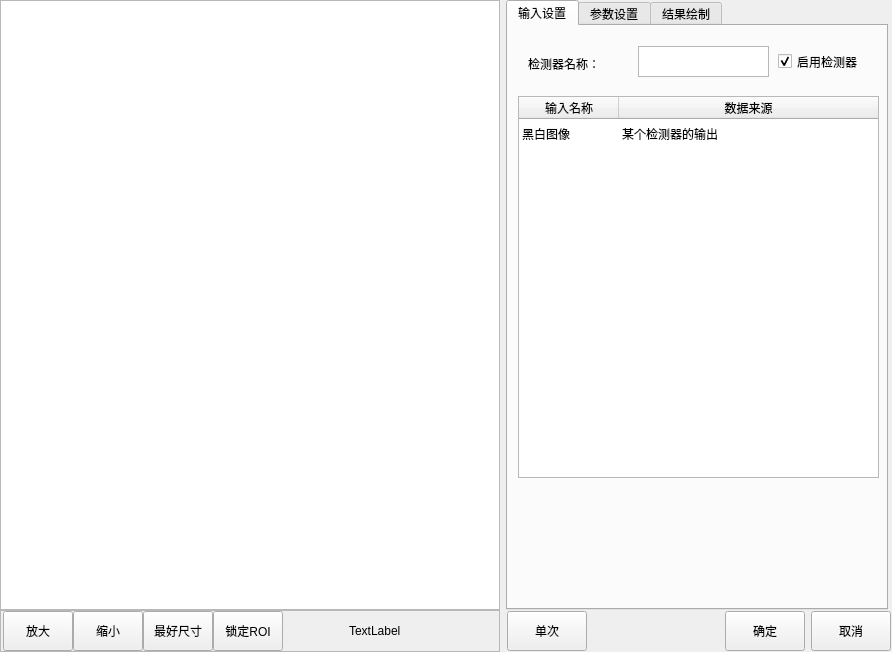
<?xml version="1.0" encoding="UTF-8"?>
<ui version="4.0">
 <class>CMvCannyEdgeExtracting</class>
 <widget class="QWidget" name="CMvCannyEdgeExtracting">
  <property name="geometry">
   <rect>
    <x>0</x>
    <y>0</y>
    <width>892</width>
    <height>652</height>
   </rect>
  </property>
  <property name="windowTitle">
   <string>Canny边缘提取</string>
  </property>
  <layout class="QHBoxLayout" name="horizontalLayout_3">
   <property name="leftMargin">
    <number>0</number>
   </property>
   <property name="topMargin">
    <number>0</number>
   </property>
   <property name="rightMargin">
    <number>0</number>
   </property>
   <property name="bottomMargin">
    <number>0</number>
   </property>
   <item>
    <layout class="QVBoxLayout" name="verticalLayout">
     <property name="spacing">
      <number>0</number>
     </property>
     <item>
      <widget class="QGraphicsView" name="graphicsView_mainImage">
       <property name="minimumSize">
        <size>
         <width>500</width>
         <height>600</height>
        </size>
       </property>
      </widget>
     </item>
     <item>
      <widget class="QFrame" name="frame">
       <property name="minimumSize">
        <size>
         <width>0</width>
         <height>42</height>
        </size>
       </property>
       <property name="maximumSize">
        <size>
         <width>16777215</width>
         <height>42</height>
        </size>
       </property>
       <property name="frameShape">
        <enum>QFrame::StyledPanel</enum>
       </property>
       <property name="frameShadow">
        <enum>QFrame::Raised</enum>
       </property>
       <layout class="QHBoxLayout" name="horizontalLayout">
        <property name="spacing">
         <number>0</number>
        </property>
        <property name="leftMargin">
         <number>2</number>
        </property>
        <property name="topMargin">
         <number>0</number>
        </property>
        <property name="rightMargin">
         <number>0</number>
        </property>
        <property name="bottomMargin">
         <number>0</number>
        </property>
        <item>
         <widget class="QPushButton" name="pushButton_zoomIn">
          <property name="minimumSize">
           <size>
            <width>70</width>
            <height>40</height>
           </size>
          </property>
          <property name="maximumSize">
           <size>
            <width>70</width>
            <height>40</height>
           </size>
          </property>
          <property name="text">
           <string>放大</string>
          </property>
         </widget>
        </item>
        <item>
         <widget class="QPushButton" name="pushButton_zoomOut">
          <property name="minimumSize">
           <size>
            <width>70</width>
            <height>40</height>
           </size>
          </property>
          <property name="maximumSize">
           <size>
            <width>70</width>
            <height>40</height>
           </size>
          </property>
          <property name="text">
           <string>缩小</string>
          </property>
         </widget>
        </item>
        <item>
         <widget class="QPushButton" name="pushButton_zoomBest">
          <property name="minimumSize">
           <size>
            <width>70</width>
            <height>40</height>
           </size>
          </property>
          <property name="maximumSize">
           <size>
            <width>70</width>
            <height>40</height>
           </size>
          </property>
          <property name="text">
           <string>最好尺寸</string>
          </property>
         </widget>
        </item>
        <item>
         <widget class="QPushButton" name="pushButton_lockRoiMove">
          <property name="minimumSize">
           <size>
            <width>70</width>
            <height>40</height>
           </size>
          </property>
          <property name="maximumSize">
           <size>
            <width>70</width>
            <height>40</height>
           </size>
          </property>
          <property name="text">
           <string>锁定ROI</string>
          </property>
         </widget>
        </item>
        <item>
         <spacer name="horizontalSpacer">
          <property name="orientation">
           <enum>Qt::Horizontal</enum>
          </property>
          <property name="sizeHint" stdset="0">
           <size>
            <width>63</width>
            <height>20</height>
           </size>
          </property>
         </spacer>
        </item>
        <item>
         <widget class="QLabel" name="label_mousePos">
          <property name="minimumSize">
           <size>
            <width>150</width>
            <height>40</height>
           </size>
          </property>
          <property name="maximumSize">
           <size>
            <width>150</width>
            <height>40</height>
           </size>
          </property>
          <property name="text">
           <string>TextLabel</string>
          </property>
         </widget>
        </item>
       </layout>
      </widget>
     </item>
    </layout>
   </item>
   <item>
    <layout class="QVBoxLayout" name="verticalLayout_2">
     <property name="spacing">
      <number>0</number>
     </property>
     <item>
      <widget class="QTabWidget" name="tabWidget">
       <property name="minimumSize">
        <size>
         <width>382</width>
         <height>602</height>
        </size>
       </property>
       <property name="maximumSize">
        <size>
         <width>380</width>
         <height>16777215</height>
        </size>
       </property>
       <property name="currentIndex">
        <number>0</number>
       </property>
       <widget class="QWidget" name="tab">
        <attribute name="title">
         <string>输入设置</string>
        </attribute>
        <widget class="QTableWidget" name="tableWidget_input">
         <property name="geometry">
          <rect>
           <x>10</x>
           <y>70</y>
           <width>361</width>
           <height>382</height>
          </rect>
         </property>
         <property name="minimumSize">
          <size>
           <width>361</width>
           <height>382</height>
          </size>
         </property>
         <property name="maximumSize">
          <size>
           <width>361</width>
           <height>382</height>
          </size>
         </property>
         <property name="editTriggers">
          <set>QAbstractItemView::NoEditTriggers</set>
         </property>
         <property name="selectionMode">
          <enum>QAbstractItemView::SingleSelection</enum>
         </property>
         <property name="selectionBehavior">
          <enum>QAbstractItemView::SelectRows</enum>
         </property>
         <property name="showGrid">
          <bool>false</bool>
         </property>
         <attribute name="horizontalHeaderStretchLastSection">
          <bool>true</bool>
         </attribute>
         <attribute name="verticalHeaderVisible">
          <bool>false</bool>
         </attribute>
         <row>
          <property name="text">
           <string>1</string>
          </property>
         </row>
         <column>
          <property name="text">
           <string>输入名称</string>
          </property>
         </column>
         <column>
          <property name="text">
           <string>数据来源</string>
          </property>
         </column>
         <item row="0" column="0">
          <property name="text">
           <string>黑白图像</string>
          </property>
         </item>
         <item row="0" column="1">
          <property name="text">
           <string>某个检测器的输出</string>
          </property>
         </item>
        </widget>
        <widget class="QLabel" name="label_funcName">
         <property name="geometry">
          <rect>
           <x>20</x>
           <y>30</y>
           <width>81</width>
           <height>16</height>
          </rect>
         </property>
         <property name="text">
          <string>检测器名称：</string>
         </property>
        </widget>
        <widget class="QCheckBox" name="checkBox_enableFunc">
         <property name="geometry">
          <rect>
           <x>270</x>
           <y>20</y>
           <width>101</width>
           <height>31</height>
          </rect>
         </property>
         <property name="minimumSize">
          <size>
           <width>101</width>
           <height>31</height>
          </size>
         </property>
         <property name="text">
          <string>启用检测器</string>
         </property>
         <property name="checked">
          <bool>true</bool>
         </property>
        </widget>
        <widget class="QPlainTextEdit" name="plainTextEdit_funcName">
         <property name="geometry">
          <rect>
           <x>130</x>
           <y>20</y>
           <width>131</width>
           <height>31</height>
          </rect>
         </property>
         <property name="minimumSize">
          <size>
           <width>131</width>
           <height>31</height>
          </size>
         </property>
         <property name="maximumSize">
          <size>
           <width>131</width>
           <height>31</height>
          </size>
         </property>
         <property name="overwriteMode">
          <bool>false</bool>
         </property>
        </widget>
       </widget>
       <widget class="QWidget" name="tab_2">
        <attribute name="title">
         <string>参数设置</string>
        </attribute>
        <widget class="QDoubleSpinBox" name="doubleSpinBox_minThreshold">
         <property name="geometry">
          <rect>
           <x>10</x>
           <y>60</y>
           <width>101</width>
           <height>31</height>
          </rect>
         </property>
         <property name="maximum">
          <double>1000.000000000000000</double>
         </property>
        </widget>
        <widget class="QLabel" name="label_maxThreshold">
         <property name="geometry">
          <rect>
           <x>130</x>
           <y>30</y>
           <width>111</width>
           <height>31</height>
          </rect>
         </property>
         <property name="text">
          <string>高阈值：</string>
         </property>
        </widget>
        <widget class="QDoubleSpinBox" name="doubleSpinBox_maxThreshold">
         <property name="geometry">
          <rect>
           <x>130</x>
           <y>60</y>
           <width>101</width>
           <height>31</height>
          </rect>
         </property>
         <property name="maximum">
          <double>1000.000000000000000</double>
         </property>
        </widget>
        <widget class="QLabel" name="label_minThreshold">
         <property name="geometry">
          <rect>
           <x>10</x>
           <y>30</y>
           <width>111</width>
           <height>31</height>
          </rect>
         </property>
         <property name="text">
          <string>低阈值：</string>
         </property>
        </widget>
       </widget>
       <widget class="QWidget" name="tab_4">
        <attribute name="title">
         <string>结果绘制</string>
        </attribute>
        <widget class="QCheckBox" name="checkBox_valuTrig">
         <property name="geometry">
          <rect>
           <x>20</x>
           <y>20</y>
           <width>101</width>
           <height>31</height>
          </rect>
         </property>
         <property name="text">
          <string>启用绘制</string>
         </property>
         <property name="checked">
          <bool>true</bool>
         </property>
        </widget>
       </widget>
      </widget>
     </item>
     <item>
      <layout class="QHBoxLayout" name="horizontalLayout_2">
       <property name="leftMargin">
        <number>1</number>
       </property>
       <property name="topMargin">
        <number>1</number>
       </property>
       <property name="rightMargin">
        <number>1</number>
       </property>
       <property name="bottomMargin">
        <number>1</number>
       </property>
       <item>
        <widget class="QPushButton" name="pushButton_ones">
         <property name="minimumSize">
          <size>
           <width>80</width>
           <height>40</height>
          </size>
         </property>
         <property name="maximumSize">
          <size>
           <width>80</width>
           <height>40</height>
          </size>
         </property>
         <property name="text">
          <string>单次</string>
         </property>
        </widget>
       </item>
       <item>
        <spacer name="horizontalSpacer_2">
         <property name="orientation">
          <enum>Qt::Horizontal</enum>
         </property>
         <property name="sizeHint" stdset="0">
          <size>
           <width>40</width>
           <height>20</height>
          </size>
         </property>
        </spacer>
       </item>
       <item>
        <widget class="QPushButton" name="pushButton_affirm">
         <property name="minimumSize">
          <size>
           <width>80</width>
           <height>40</height>
          </size>
         </property>
         <property name="maximumSize">
          <size>
           <width>80</width>
           <height>40</height>
          </size>
         </property>
         <property name="text">
          <string>确定</string>
         </property>
        </widget>
       </item>
       <item>
        <widget class="QPushButton" name="pbPrev_cancel">
         <property name="minimumSize">
          <size>
           <width>80</width>
           <height>40</height>
          </size>
         </property>
         <property name="maximumSize">
          <size>
           <width>80</width>
           <height>40</height>
          </size>
         </property>
         <property name="text">
          <string>取消</string>
         </property>
        </widget>
       </item>
      </layout>
     </item>
    </layout>
   </item>
  </layout>
 </widget>
 <layoutdefault spacing="6" margin="11"/>
 <resources>
  <include location="CMvContourMatching.qrc"/>
 </resources>
 <connections/>
</ui>
